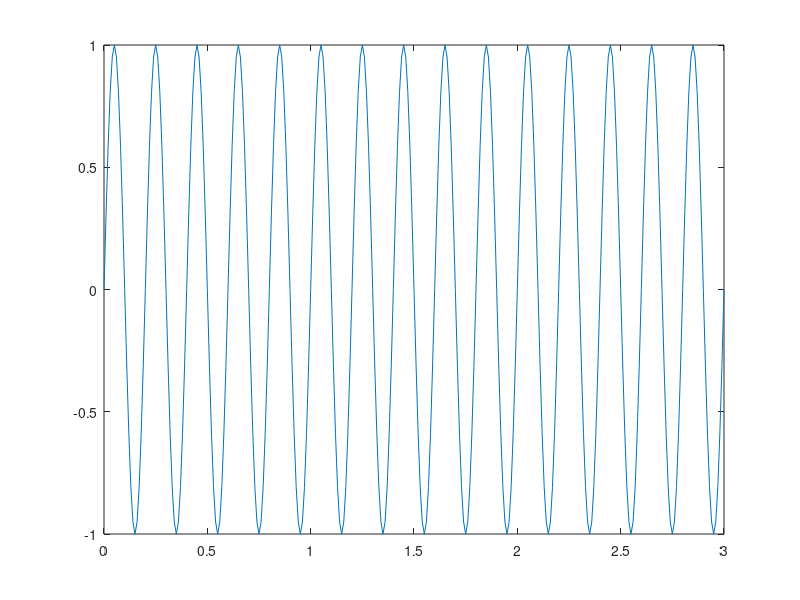
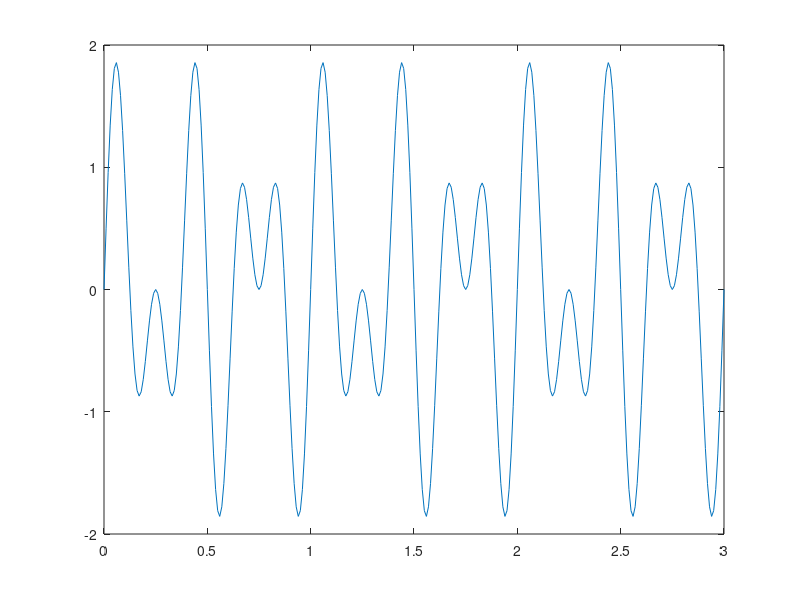

Reproduce these figures in MATLAB, in order. (Note: this script raises an error after producing the figures.)
%% Signal Generation and Resampling: verified initial signal exercise
% Course: otmlsgr
% Source: https://matlabacademy.mathworks.com/details/signal-generation-and-resampling/otmlsgr
% Lesson: Generate Digital Signals > Generate a Signal (1/2).
% Tasks 1-3 each received "Correct!" in the hosted Academy runtime.
% The ungraded spectrum section also completed and created one output.
% Export adaptation: named figures preserve the separate Live Script plots.
% This .m figure arrangement has been statically reviewed, not executed.

%% Task 1: define a three-second sampling grid
% A 100 Hz rate creates 0.01-second spacing. Including both endpoints gives
% 301 sample times between zero and three seconds.
fs=100;
t=0:1/fs:3;

%% Task 2: create and display a five-hertz component
sig=sin(2*pi*5*t);
figure('Name','Task 2 - five-hertz component');
plot(t,sig);

%% Task 3: add a three-hertz component
% The two sinusoidal components share the same sampling grid.
sig=sig+sin(2*pi*3*t);
figure('Name','Task 3 - combined components');
plot(t,sig);

%% Ungraded follow-up: inspect the power spectrum
% Verified runtime result: section completed with one output.
figure('Name','Ungraded follow-up - combined power spectrum');
pspectrum(sig,fs);
